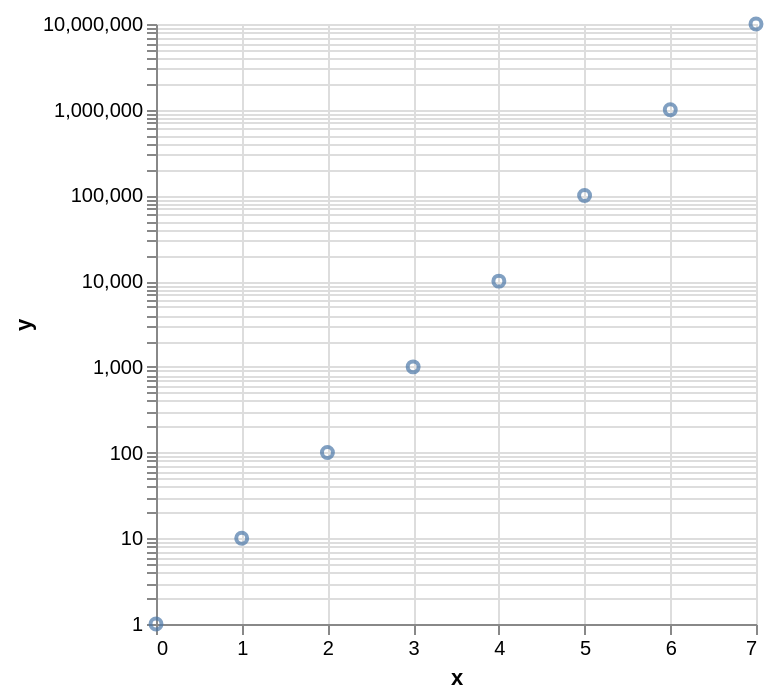

Express this chart as Vega-Lite.
### Vega-Lite specification from a JSON file in a GitHub repository (floating-point values rounded to 4 significant figures)
{"$schema": "https://vega.github.io/schema/vega-lite/v6.json", "mark": "point", "data": {"values": [{"x": 0, "y": 1}, {"x": 1, "y": 10}, {"x": 2, "y": 100}, {"x": 3, "y": 1000}, {"x": 4, "y": 10000}, {"x": 5, "y": 100000}, {"x": 6, "y": 1000000}, {"x": 7, "y": 10000000}]}, "encoding": {"x": {"field": "x", "type": "quantitative"}, "y": {"field": "y", "scale": {"type": "log"}}}}
